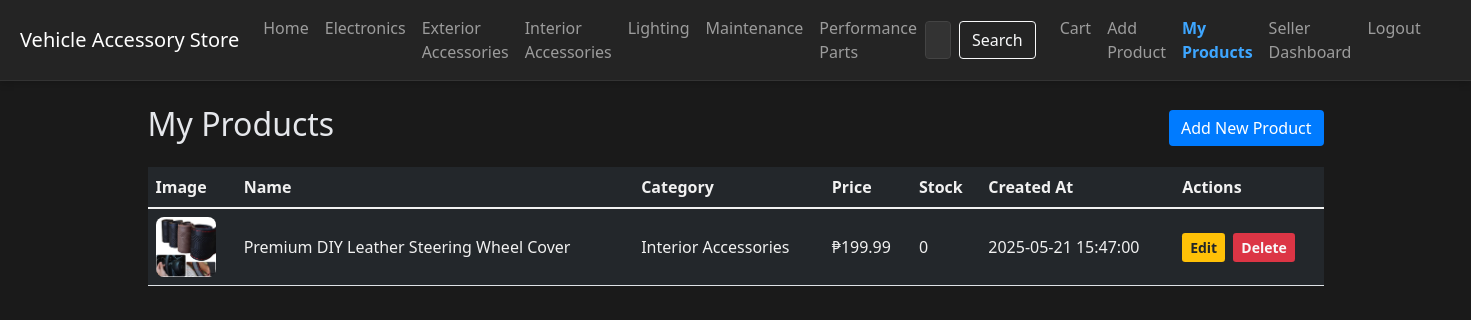
The app's page /my_products.php (signed in) with its own data.
### tables this page shows
CREATE TABLE `categories` (
  `id` int(11) NOT NULL,
  `name` varchar(50) NOT NULL,
  `description` text DEFAULT NULL,
  `created_at` timestamp NOT NULL DEFAULT current_timestamp(),
  `updated_at` timestamp NOT NULL DEFAULT current_timestamp() ON UPDATE current_timestamp()
);

CREATE TABLE `products` (
  `id` int(11) NOT NULL,
  `name` varchar(100) NOT NULL,
  `description` text NOT NULL,
  `price` decimal(10,2) NOT NULL,
  `category_id` int(11) NOT NULL,
  `image_path` varchar(255) NOT NULL,
  `user_id` int(11) NOT NULL,
  `created_at` timestamp NOT NULL DEFAULT current_timestamp(),
  `updated_at` timestamp NOT NULL DEFAULT current_timestamp() ON UPDATE current_timestamp(),
  `stock` int(11) NOT NULL DEFAULT 0
);

### my_products.php (the view, shortened to what this page needs)
<?php
require_once 'config/database.php';
$stmt = $conn->prepare("SELECT p.*, c.name as category_name FROM products p JOIN categories c ON p.category_id = c.id WHERE p.user_id = ? ORDER BY p.created_at DESC");
$stmt->execute([$_SESSION['user_id']]);
$products = $stmt->fetchAll();
function safe_stock($product) {
    return isset($product['stock']) ? htmlspecialchars($product['stock']) : '<span class="text-muted">N/A</span>';
}
?>
<!DOCTYPE html>
<html lang="en">
<head>
    <link href="https://cdn.jsdelivr.net/npm/bootstrap@5.1.3/dist/css/bootstrap.min.css" rel="stylesheet">
    <link rel="stylesheet" href="/vehicle-accessory-store/main.css">
</head>
<body>
<?php include 'includes/header.php'; ?>
<div class="container-fluid mt-4" style="max-width: 1200px;">
    <div class="d-flex justify-content-between align-items-center mb-3">
        <h2>My Products</h2>
        <a href="/vehicle-accessory-store/products/add.php" class="btn btn-primary">Add New Product</a>
    </div>
    <?php if (empty($products)): ?>
        <div class="alert alert-info">You have not added any products yet.</div>
    <?php else: ?>
        <div class="table-responsive">
            <table class="table table-hover align-middle">
                <thead>
                    <tr>
                        <th>Image</th>
                        <th>Name</th>
                        <th>Category</th>
                        <th>Price</th>
                        <th>Stock</th>
                        <th>Created At</th>
                        <th>Actions</th>
                    </tr>
                </thead>
                <tbody>
                    <?php foreach ($products as $product): ?>
                        <tr>
                            <td><img src="<?php echo htmlspecialchars($product['image_path']); ?>" alt="<?php echo htmlspecialchars($product['name']); ?>" style="width:60px;height:60px;object-fit:cover;border-radius:0.5rem;"></td>
                            <td><?php echo htmlspecialchars($product['name']); ?></td>
                            <td><?php echo htmlspecialchars($product['category_name']); ?></td>
                            <td>₱<?php echo number_format($product['price'], 2); ?></td>
                            <td><?php echo safe_stock($product); ?></td>
                            <td><?php echo $product['created_at']; ?></td>
                            <td>
                                <a href="/vehicle-accessory-store/products/edit.php?id=<?php echo $product['id']; ?>" class="btn btn-warning btn-sm me-1 text-dark fw-bold">Edit</a>
                                <form method="POST" action="/vehicle-accessory-store/products/delete.php" class="d-inline">
                                    <button type="submit" class="btn btn-danger btn-sm text-light fw-bold" onclick="return confirm('Are you sure you want to delete this product?')">Delete</button>
                                </form>
                            </td>
                        </tr>
                    <?php endforeach; ?>
                </tbody>
            </table>
        </div>
    <?php endif; ?>
</div>
</body>
</html>

### includes/header.php (shortened to what this page needs)
<?php
if (!isset($categories)) {
    $stmt = $conn->query("SELECT * FROM categories ORDER BY name");
    $categories = $stmt->fetchAll();
}
?>
<nav class="navbar navbar-expand-lg navbar-dark bg-dark">
    <div class="container-fluid">
        <a class="navbar-brand d-flex align-items-center" href="/vehicle-accessory-store/index.php">
            Vehicle Accessory Store
        </a>
        <div class="collapse navbar-collapse" id="navbarNav">
            <ul class="navbar-nav me-auto">
                <li class="nav-item">
                    <a class="nav-link" href="/vehicle-accessory-store/index.php">Home</a>
                </li>
                <?php foreach ($categories as $category): ?>
                    <li class="nav-item">
                        <a class="nav-link" href="/vehicle-accessory-store/index.php?category=<?php echo $category['id']; ?>">
                            <?php echo htmlspecialchars($category['name']); ?>
                        </a>
                    </li>
                <?php endforeach; ?>
            </ul>
            <form class="d-flex me-3" action="/vehicle-accessory-store/index.php" method="GET">
                <input class="form-control me-2" type="search" name="search" placeholder="Search products" value="<?php echo isset($_GET['search']) ? htmlspecialchars($_GET['search']) : ''; ?>">
                <button class="btn btn-outline-light" type="submit">Search</button>
            </form>
            <ul class="navbar-nav">
                <?php if (isset($_SESSION['user_id'])): ?>
                    <li class="nav-item">
                        <a class="nav-link" href="/vehicle-accessory-store/cart.php">
                            <i class="bi bi-cart"></i> Cart
                        </a>
                    </li>
                    <?php if ($_SESSION['role'] === 'seller'): ?>
                        <li class="nav-item">
                            <a class="nav-link" href="/vehicle-accessory-store/products/add.php">Add Product</a>
                        </li>
                        <li class="nav-item">
                            <a class="nav-link" href="/vehicle-accessory-store/my_products.php" id="my-products-link">My Products</a>
                        </li>
                        <li class="nav-item">
                            <a class="nav-link" href="/vehicle-accessory-store/dashboard.php">Seller Dashboard</a>
                        </li>
                    <?php endif; ?>
                    <li class="nav-item">
                        <a class="nav-link" href="/vehicle-accessory-store/auth/logout.php">Logout</a>
                    </li>
                <?php endif; ?>
            </ul>
        </div>
    </div>
</nav>

### main.css (style rules this page uses)
html, body { height: 100%; min-height: 100%; background: #1a1a1a !important; color: #e5e7eb !important; }
body { font-family: 'Segoe UI', Arial, sans-serif; margin: 0; padding: 0; }
.navbar, .footer, footer, .bg-dark { background-color: #242424 !important; color: #e5e7eb !important; border-bottom: 1px solid #333; box-shadow: 0 2px 8px rgba(0,0,0,0.2); }
.form-control, .form-select { background-color: #333 !important; color: #e5e7eb !important; border-color: #444; transition: box-shadow 0.2s, border-color 0.2s; }
.table { color: #e5e7eb; background: #242424; }
a, a:visited { color: #3ea6ff; transition: color 0.2s; }
.btn, .btn-primary, .btn-outline-light { transition: background 0.2s, color 0.2s, box-shadow 0.2s; }
.btn-primary { background: #3ea6ff; color: #fff; border: none; }
#my-products-link { font-weight: 600; color: #3ea6ff !important; }

### my_products.php (style rules this page uses)
body { background: #181a1b; color: #f1f1f1; }
.card, .table { background: #23272b; color: #f1f1f1; }
.table th, .table td { vertical-align: middle; }
.btn-primary { background: #007bff; border: none; }
.btn-warning { background: #ffc107; color: #23272b; border: none; }
.btn-danger { background: #dc3545; border: none; }

### records on screen
categories: name "Electronics"
categories: name "Exterior Accessories"
categories: name "Interior Accessories"
categories: name "Lighting"
categories: name "Maintenance"
categories: name "Performance Parts"
products: image_path (picture), name "Premium DIY Leather Steering Wheel Cover", category.name "Interior Accessories", price "199.99", stock "0", created_at "2025-05-21 15:47:00"
